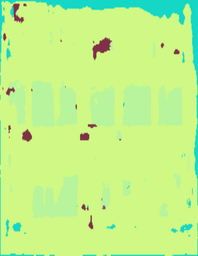
#> input picture 04_Code/tmp/tmp_T001_2.png, 198 x 256 px, shrunk from 1030 x 1331 before the run; its folder holds only this picture in this run
$ python png2graph_v2.py
#> lines starting #> are read from the running program, lines starting #| are printed output that depends on the picture; long printed decimals are rounded
import json
import pdb
import os
from PIL import Image
import shutil
import numpy as np
import cv2 as cv
from tqdm import tqdm
from collections import Counter
import sys, threading
sys.setrecursionlimit(10**7) # max depth of recursion
threading.stack_size(2**27)  # new thread will get stack of such size

border_lst = []
# dfs_array = None
# node_dict = None


def img2dic(img):
    height, width = img.shape[0], img.shape[1]
    lst = []
    for row in tqdm(range(height)):
        for col in range(width):
            lst.append(img[row][col])
    # counter = sorted(dict(Counter(lst)).items(), key = lambda kv:(kv[1], kv[0]))
    counter = Counter(lst)
    dic = {x: y / img.size for x, y in counter.items()}
    cc=sorted(dic.items(),key=lambda x:x[1],reverse=True)
    return cc

def gray_area_clean(img, thres=0.001):
    print(img.shape)
    height = img.shape[0]
    width = img.shape[1]
    cc = img2dic(img)
    print(cc[0])
    new_lst = []
    for element in cc:
        if element[1] > thres:
            new_lst.append(element[0])
    cc = new_lst

    new_img = np.ones((height, width))
    last_color = 255
    for row in tqdm(range(height)):
        for col in range(width):
            curr_tuple = img[row][col]
            if curr_tuple in cc:
                new_img[row][col] = img[row][col]
                last_color = img[row][col]
            else:
                # new_img[row][col] = 255
                new_img[row][col] = last_color
    return np.array(new_img).astype(np.uint8)
  # cv2_imshow(img)

def check_node_dict(key_, node_dict):
    key_lst = [x.split('_')[0] for x in node_dict.keys()]
    res_lst = [x for x in key_lst if x == key_]
    return len(res_lst)

def img2graph(file_path, background_color=200):
#> called with file_path = './tmp/tmp_T001_2.png', background_color = 200
    im_frame = Image.open(file_path).convert("L")
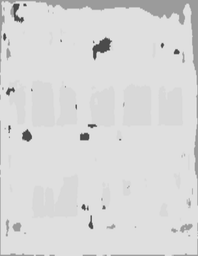
#> im_frame: PIL image 198x256 L; min 55, max 231, mean 216.1
    im_array = np.array(im_frame)
    clean_array = gray_area_clean(im_array)
#| (256, 198)
#> after the loop in img2dic, `for row in tqdm(range(height)):`: lst = 50688 items
#> in img2dic, `counter = Counter(lst)`: counter = 173 items
#> in img2dic, `cc=sorted(dic.items(),key=lambda x:x[1],reverse=True)`: cc = 173 pairs, first value 55 to 231, second value 1.97e-05 to 0.701
#| (223, 0.7014)
#> the loop in gray_area_clean, `for element in cc:` made 173 passes
#> element on passes 1 to 3: (223, 0.701), (216, 0.105), (155, 0.032)
#> after the loop in gray_area_clean, `for element in cc:`: new_lst = [223, 216, 155, 222, 215, 221, 219, 224, 217, 225, 220, 218, 181, 152, 227, 75, 158, 202, 226, 153, 154, 228, 200, 151]
#> in gray_area_clean, `cc = new_lst`: cc has the same summary as new_lst
#> after the loop in gray_area_clean, `for row in tqdm(range(height)):`:
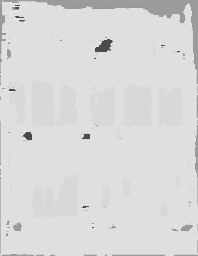
#> new_img: shape (256, 198) float64; min 75, max 228, mean 217.4
    clean_dic = img2dic(clean_array)
#> clean_dic = 24 items, first 6: (223, 0.703), (216, 0.106), (155, 0.0332), (222, 0.032), (215, 0.0146), (221, 0.0118)
    background_color = 255
    node_dict = {}
    width,height = clean_array.shape[0], clean_array.shape[1]
#> width = 256; height = 198
    dfs_array = clean_array.copy()

    def dfs(pix, x, y, background_color=255):
        if x <= 0 or y <= 0 or x >= len(dfs_array) - 1 or y >= len(dfs_array[0]) - 1 or dfs_array[x][y] == background_color:
            return
        elif dfs_array[x][y] < background_color and dfs_array[x][y] != pix:
            new_idx = check_node_dict(dfs_array[x][y], node_dict)
            ori_idx = check_node_dict(pix, node_dict)
            if new_idx == 0:
                return
            elif '{}_{}'.format(dfs_array[x][y], new_idx) in node_dict['{}_{}'.format(pix, ori_idx)]:
                return
            else:
                node_dict['{}_{}'.format(pix, ori_idx)].append('{}_{}'.format(dfs_array[x][y], new_idx))
            return
        # print((x, y))
        dfs_array[x][y] = background_color
        dfs(pix, x + 1, y, background_color=background_color)
        dfs(pix, x - 1, y, background_color=background_color)
        dfs(pix, x, y + 1, background_color=background_color)
        dfs(pix, x, y - 1, background_color=background_color)
        return

    for i in tqdm(range(width)):
        for j in range(height):
            if dfs_array[i][j] < background_color:
                curr_pix = dfs_array[i][j]
                dfs(curr_pix, i, j, background_color)
    # cv.imshow('img', clean_array)
    # cv.waitKey()
    pdb.set_trace()


if __name__ == '__main__':
    # file_dir = 'D:\Code\\facade_seg-main\\04_Code\\tmp'
    # new_path = 'D:\Code\\facade_seg-main\\04_Code\\tmp_json'
    file_dir = './tmp'
    new_path = './tmp_json'
    g = os.walk(file_dir)
    for path, dir_list, file_list in g:
        for file_name in tqdm(file_list):
            if 'png' not in file_name:
                continue
            file_path = os.path.join(path,file_name)
            graph_tuple = img2graph(file_path)
            with open(os.path.join(new_path, file_name[:-4] + '.json'), 'w') as f:
                json.dump(graph_tuple, f)

$ run again, on 04_Code/tmp/tmp_T004_2.png
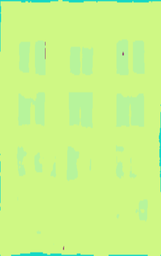
#> input picture 04_Code/tmp/tmp_T004_2.png, 161 x 256 px, shrunk from 764 x 1212 before the run
#> in img2graph, `im_frame = Image.open(file_path).convert("L")`:
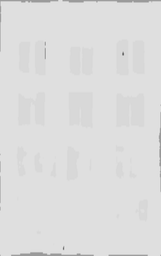
#> im_frame: PIL image 161x256 L; min 105, max 228, mean 221
#| (256, 161)
#> after the loop in img2dic, `for row in tqdm(range(height)):`: lst = 41216 items
#> counter = 84 items
#> in img2dic, `cc=sorted(dic.items(),key=lambda x:x[1],reverse=True)`: cc = 84 pairs, first value 105 to 228, second value 2.43e-05 to 0.799
#| (223, 0.7991)
#> the loop in gray_area_clean, `for element in cc:` made 84 passes
#> element on passes 1 to 8: (223, 0.799), (216, 0.0935), (222, 0.0206), (215, 0.0178), (221, 0.0113), (219, 0.0103), (225, 0.00701), (217, 0.00553)
#> after the loop in gray_area_clean, `for element in cc:`: new_lst = [223, 216, 222, 215, 221, 219, 225, 217, 218, 157, 202, 155, 220, 224, 188, 191, 153]
#> in gray_area_clean, `cc = new_lst`: cc has the same summary as new_lst
#> clean_dic = 18 items, first 6: (223, 0.8), (216, 0.0937), (222, 0.0224), (215, 0.0179), (219, 0.0115), (221, 0.0114)

$ run again, on 04_Code/tmp/tmp_T002_2.png
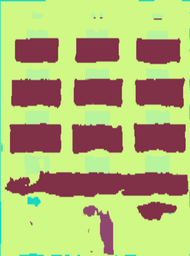
#> input picture 04_Code/tmp/tmp_T002_2.png, 190 x 256 px, shrunk from 751 x 1012 before the run
#> in img2graph, `im_frame = Image.open(file_path).convert("L")`:
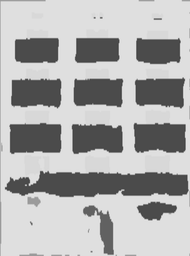
#> im_frame: PIL image 190x256 L; min 60, max 230, mean 173.8
#| (256, 190)
#> after the loop in img2dic, `for row in tqdm(range(height)):`: lst = 48640 items
#> counter = 171 items
#> in img2dic, `cc=sorted(dic.items(),key=lambda x:x[1],reverse=True)`: cc = 171 pairs, first value 60 to 230, second value 2.06e-05 to 0.468
#| (223, 0.468)
#> the loop in gray_area_clean, `for element in cc:` made 171 passes
#> element on passes 1 to 3: (223, 0.468), (75, 0.236), (216, 0.0476)
#> after the loop in gray_area_clean, `for element in cc:`: new_lst = 47 values, max 229 at index 31, min 66 at index 30, mean 153.8
#> in gray_area_clean, `cc = new_lst`: cc has the same summary as new_lst
#> after the loop in gray_area_clean, `for row in tqdm(range(height)):`:
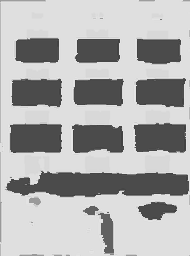
#> new_img: shape (256, 190) float64; min 66, max 229, mean 174.6
#> clean_dic = 47 pairs, first value 66 to 229, second value 0.00127 to 0.469

$ run again, on 04_Code/tmp/tmp_T003.png
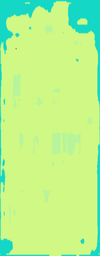
#> input picture 04_Code/tmp/tmp_T003.png, 100 x 256 px, shrunk from 236 x 603 before the run
#> in img2graph, `im_frame = Image.open(file_path).convert("L")`:
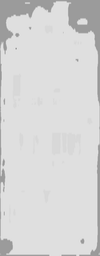
#> im_frame: PIL image 100x256 L; min 147, max 231, mean 214.7
#| (256, 100)
#> after the loop in img2dic, `for row in tqdm(range(height)):`: lst = 25600 items
#> counter = 85 items
#> in img2dic, `cc=sorted(dic.items(),key=lambda x:x[1],reverse=True)`: cc = 85 pairs, first value 147 to 231, second value 7.81e-05 to 0.747
#| (223, 0.7466)
#> the loop in gray_area_clean, `for element in cc:` made 85 passes
#> element on passes 1 to 8: (223, 0.747), (155, 0.0697), (222, 0.0335), (216, 0.0197), (215, 0.0091), (224, 0.00824), (221, 0.00789), (219, 0.00758)
#> after the loop in gray_area_clean, `for element in cc:`: new_lst = 29 values, max 227 at index 8, min 150 at index 12, mean 191.4
#> in gray_area_clean, `cc = new_lst`: cc has the same summary as new_lst
#> clean_dic = 29 pairs, first value 150 to 227, second value 0.00125 to 0.747

$ run again, on 04_Code/tmp/tmp_T003_2.png
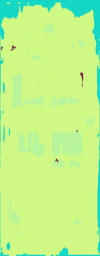
#> input picture 04_Code/tmp/tmp_T003_2.png, 100 x 256 px, shrunk from 236 x 603 before the run
#> in img2graph, `im_frame = Image.open(file_path).convert("L")`:
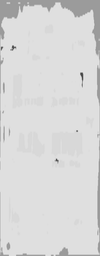
#> im_frame: PIL image 100x256 L; min 61, max 231, mean 216.7
#| (256, 100)
#> after the loop in img2dic, `for row in tqdm(range(height)):`: lst = 25600 items
#> counter = 115 items
#> in img2dic, `cc=sorted(dic.items(),key=lambda x:x[1],reverse=True)`: cc = 115 pairs, first value 61 to 231, second value 3.91e-05 to 0.725
#| (223, 0.725)
#> the loop in gray_area_clean, `for element in cc:` made 115 passes
#> element on passes 1 to 8: (223, 0.725), (216, 0.0493), (155, 0.0419), (222, 0.0383), (215, 0.016), (221, 0.0142), (219, 0.00934), (217, 0.00898)
#> after the loop in gray_area_clean, `for element in cc:`: new_lst = 30 values, max 228 at index 24, min 150 at index 23, mean 193.6
#> in gray_area_clean, `cc = new_lst`: cc has the same summary as new_lst
#> clean_dic = 30 pairs, first value 150 to 228, second value 0.00125 to 0.726
